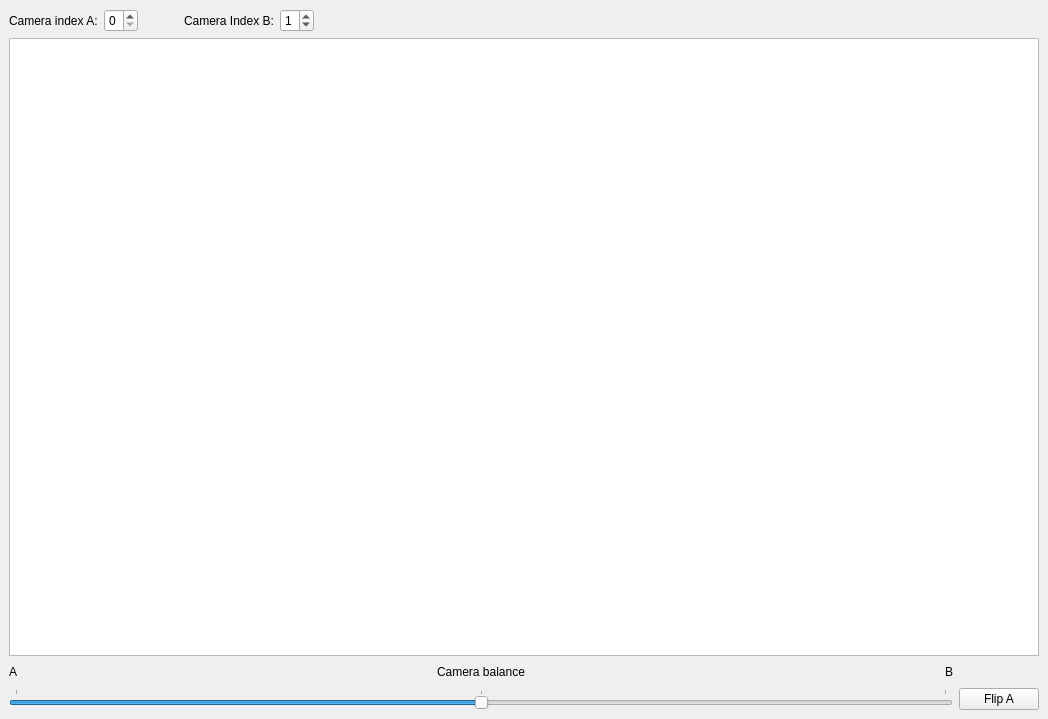
<?xml version="1.0" encoding="UTF-8"?>
<ui version="4.0">
 <class>MainWindow</class>
 <widget class="QMainWindow" name="MainWindow">
  <property name="geometry">
   <rect>
    <x>0</x>
    <y>0</y>
    <width>1048</width>
    <height>719</height>
   </rect>
  </property>
  <property name="windowTitle">
   <string>MainWindow</string>
  </property>
  <widget class="QWidget" name="centralwidget">
   <layout class="QVBoxLayout" name="verticalLayout_2">
    <item>
     <layout class="QHBoxLayout" name="horizontalLayout_2">
      <item>
       <widget class="QLabel" name="label_3">
        <property name="text">
         <string>Camera index A:</string>
        </property>
       </widget>
      </item>
      <item>
       <widget class="QSpinBox" name="indexA">
        <property name="maximum">
         <number>5</number>
        </property>
       </widget>
      </item>
      <item>
       <spacer name="horizontalSpacer_2">
        <property name="orientation">
         <enum>Qt::Horizontal</enum>
        </property>
        <property name="sizeType">
         <enum>QSizePolicy::Fixed</enum>
        </property>
        <property name="sizeHint" stdset="0">
         <size>
          <width>40</width>
          <height>20</height>
         </size>
        </property>
       </spacer>
      </item>
      <item>
       <widget class="QLabel" name="label_4">
        <property name="text">
         <string>Camera Index B:</string>
        </property>
       </widget>
      </item>
      <item>
       <widget class="QSpinBox" name="indexB">
        <property name="prefix">
         <string/>
        </property>
        <property name="maximum">
         <number>5</number>
        </property>
        <property name="value">
         <number>1</number>
        </property>
       </widget>
      </item>
      <item>
       <spacer name="horizontalSpacer">
        <property name="orientation">
         <enum>Qt::Horizontal</enum>
        </property>
        <property name="sizeHint" stdset="0">
         <size>
          <width>40</width>
          <height>20</height>
         </size>
        </property>
       </spacer>
      </item>
     </layout>
    </item>
    <item>
     <widget class="QGraphicsView" name="view">
      <property name="sizePolicy">
       <sizepolicy hsizetype="MinimumExpanding" vsizetype="MinimumExpanding">
        <horstretch>0</horstretch>
        <verstretch>0</verstretch>
       </sizepolicy>
      </property>
      <property name="minimumSize">
       <size>
        <width>1024</width>
        <height>576</height>
       </size>
      </property>
      <property name="midLineWidth">
       <number>0</number>
      </property>
     </widget>
    </item>
    <item>
     <layout class="QGridLayout" name="gridLayout">
      <item row="1" column="0">
       <layout class="QHBoxLayout" name="horizontalLayout">
        <item>
         <widget class="QSlider" name="balanceSlider">
          <property name="focusPolicy">
           <enum>Qt::WheelFocus</enum>
          </property>
          <property name="maximum">
           <number>100</number>
          </property>
          <property name="value">
           <number>50</number>
          </property>
          <property name="orientation">
           <enum>Qt::Horizontal</enum>
          </property>
          <property name="tickPosition">
           <enum>QSlider::TicksAbove</enum>
          </property>
          <property name="tickInterval">
           <number>50</number>
          </property>
         </widget>
        </item>
       </layout>
      </item>
      <item row="1" column="1">
       <widget class="QPushButton" name="flipA">
        <property name="text">
         <string>Flip A</string>
        </property>
        <property name="checkable">
         <bool>true</bool>
        </property>
       </widget>
      </item>
      <item row="0" column="0">
       <layout class="QHBoxLayout" name="horizontalLayout_4">
        <item>
         <widget class="QLabel" name="label_2">
          <property name="text">
           <string>A</string>
          </property>
         </widget>
        </item>
        <item>
         <spacer name="horizontalSpacer_4">
          <property name="orientation">
           <enum>Qt::Horizontal</enum>
          </property>
          <property name="sizeHint" stdset="0">
           <size>
            <width>40</width>
            <height>20</height>
           </size>
          </property>
         </spacer>
        </item>
        <item>
         <widget class="QLabel" name="label_5">
          <property name="text">
           <string>Camera balance</string>
          </property>
         </widget>
        </item>
        <item>
         <spacer name="horizontalSpacer_3">
          <property name="orientation">
           <enum>Qt::Horizontal</enum>
          </property>
          <property name="sizeHint" stdset="0">
           <size>
            <width>40</width>
            <height>20</height>
           </size>
          </property>
         </spacer>
        </item>
        <item>
         <widget class="QLabel" name="label">
          <property name="text">
           <string>B</string>
          </property>
         </widget>
        </item>
       </layout>
      </item>
     </layout>
    </item>
   </layout>
  </widget>
 </widget>
 <resources/>
 <connections/>
</ui>
